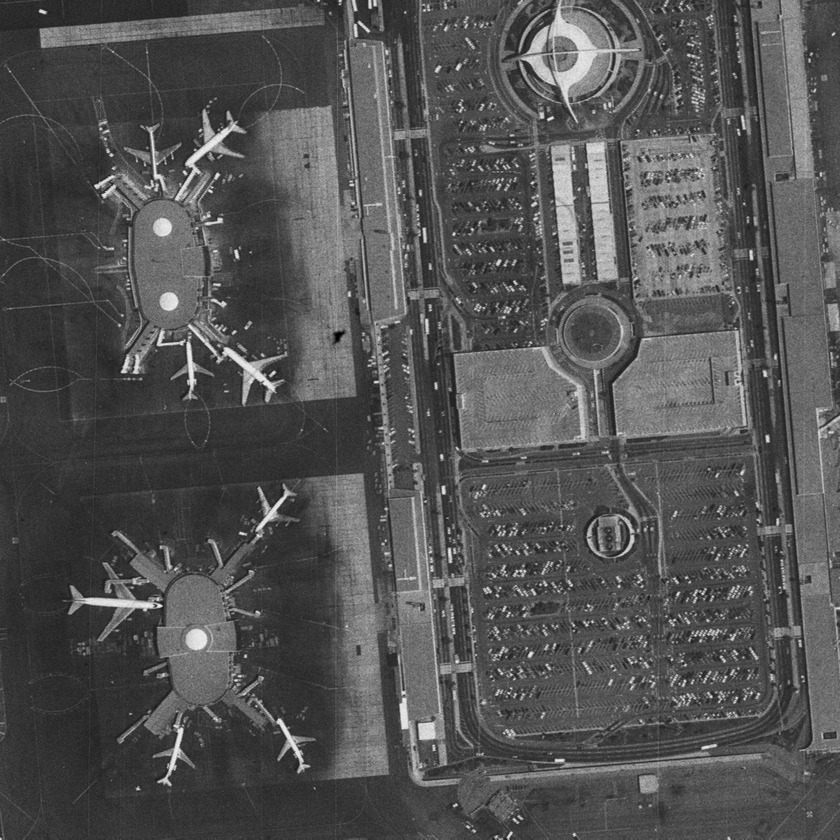
#> input picture image/grayscale_image/grayscale_airport_1024.png, 840 x 840 px, shrunk from 1024 x 1024 before the run
$ python seq_error_diffusion.py
#> lines starting #> are read from the running program, lines starting #| are printed output that depends on the picture
import numpy as np
import math
from PIL import Image
from matplotlib import pyplot as plt

def seq_error_diffusion(image_path, output_path, threshold=128):
    """
    Applies sequential error diffusion dithering to an image and saves the result.

    Parameters:
    - image_path: str, path to the input image.
    - output_path: str, path to save the dithered image.
    - threshold: int, threshold value for dithering (default is 128).
    """
#> called with output_path = 'error_diff.png', threshold = 128
    # Load image and convert to grayscale
    img = Image.open(image_path).convert('L')
#> img is the input picture: PIL image 840x840 L; min 0, max 240, mean 83
    img_array = np.array(img)

    # Initialize output array
    dithered_img = np.zeros_like(img_array)

    # Get image dimensions
    height, width = img_array.shape
#> height = 840; width = 840

    # Sequential error diffusion
    for y in range(height):
        for x in range(width):
            old_pixel = img_array[y, x]
            new_pixel = 255 if old_pixel > threshold else 0
            dithered_img[y, x] = new_pixel
            quant_error = old_pixel - new_pixel

            # Distribute the quantization error to neighboring pixels
            if x + 1 < width:
                img_array[y, x + 1] += math.floor(quant_error * 7 / 16)
            if x - 1 >= 0 and y + 1 < height:
                img_array[y + 1, x - 1] += math.floor(quant_error * 3 / 16)
            if y + 1 < height:
                img_array[y + 1, x] += math.floor(quant_error * 5 / 16)
            if x + 1 < width and y + 1 < height:
                img_array[y + 1, x + 1] += math.floor(quant_error * 1 / 16)
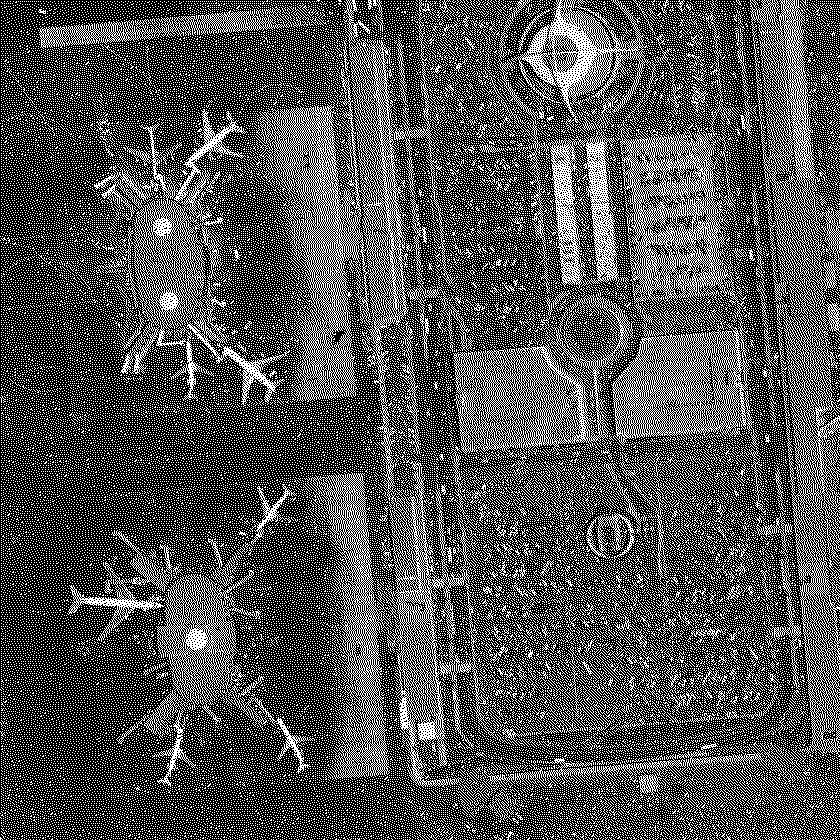
#> dithered_img: shape (840, 840); 32.4% white in thin lines or dots
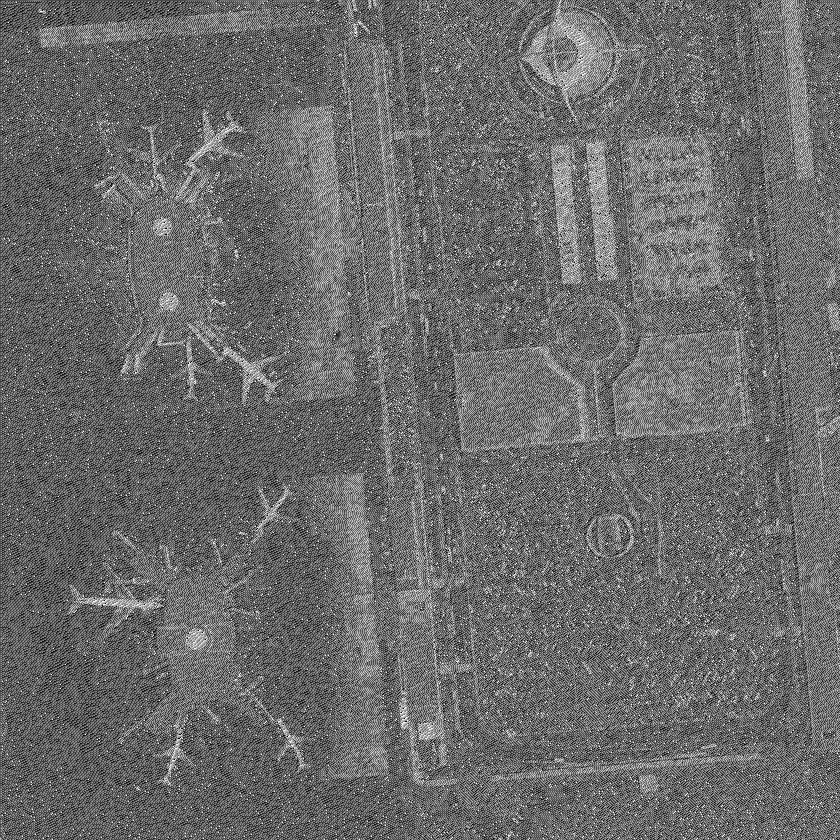
#> img_array: shape (840, 840); min 0, max 255, mean 106.8

    # Save the dithered image
    dithered_image = Image.fromarray(dithered_img)
    dithered_image.save(output_path)

input_image_path = 'image/grayscale_image/grayscale_airport_1024.png'  # Replace with your input image path
output_image_path = 'error_diff.png'  # Replace with your desired output image path
seq_error_diffusion(input_image_path, output_image_path)

$ run again, with image/original_image/male_1024.tiff saved as image/grayscale_image/grayscale_airport_1024.png
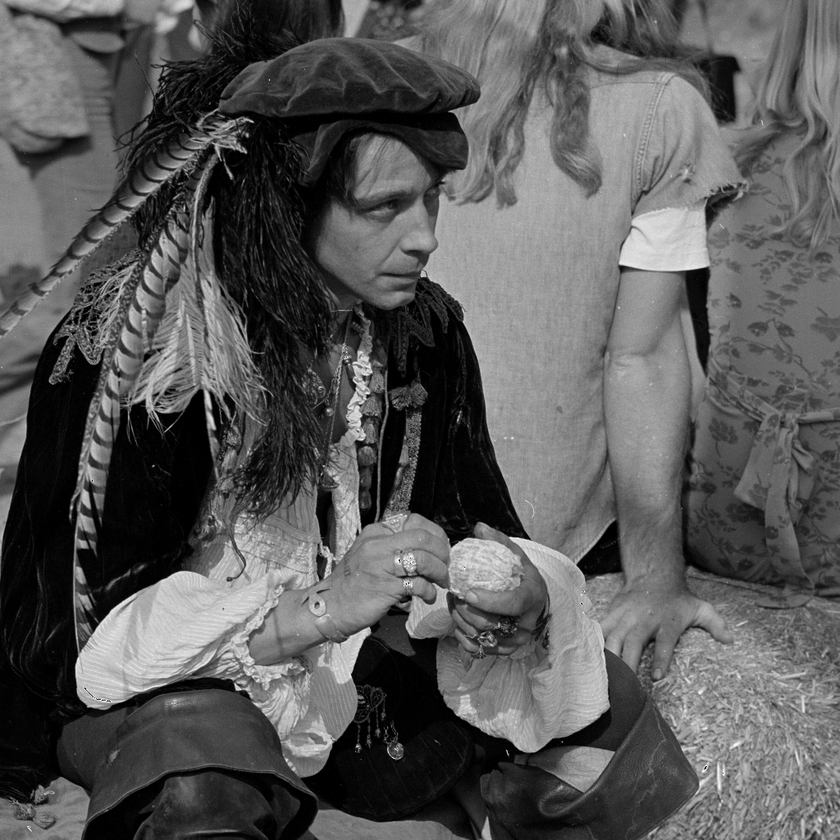
#> input picture image/original_image/male_1024.tiff, 840 x 840 px, shrunk from 1024 x 1024 before the run
#> in seq_error_diffusion, img is the input picture: PIL image 840x840 L; min 0, max 255, mean 89
#> after the loop in seq_error_diffusion, `for y in range(height):`:
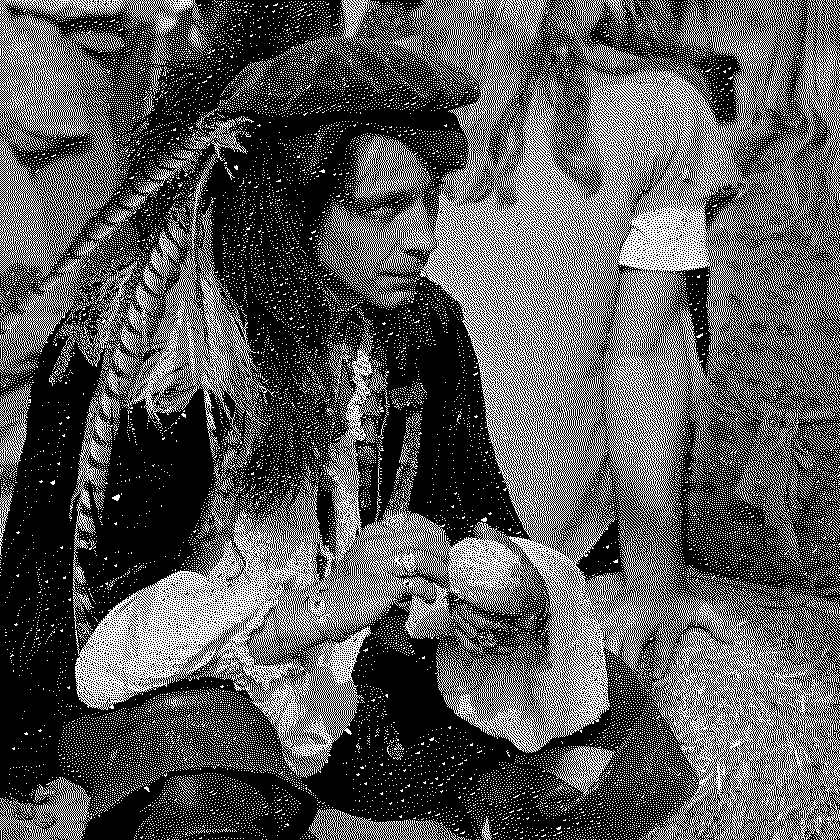
#> dithered_img: shape (840, 840); 34.6% white in thin lines or dots
#> after the loop in seq_error_diffusion, `for y in range(height):`:
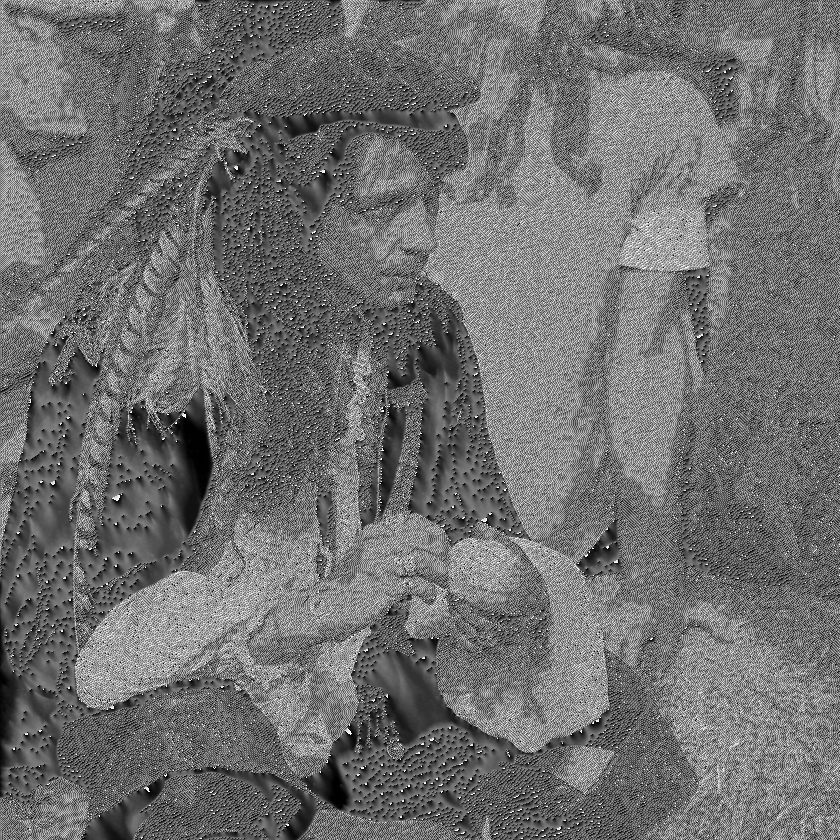
#> img_array: shape (840, 840); min 0, max 255, mean 111.5
